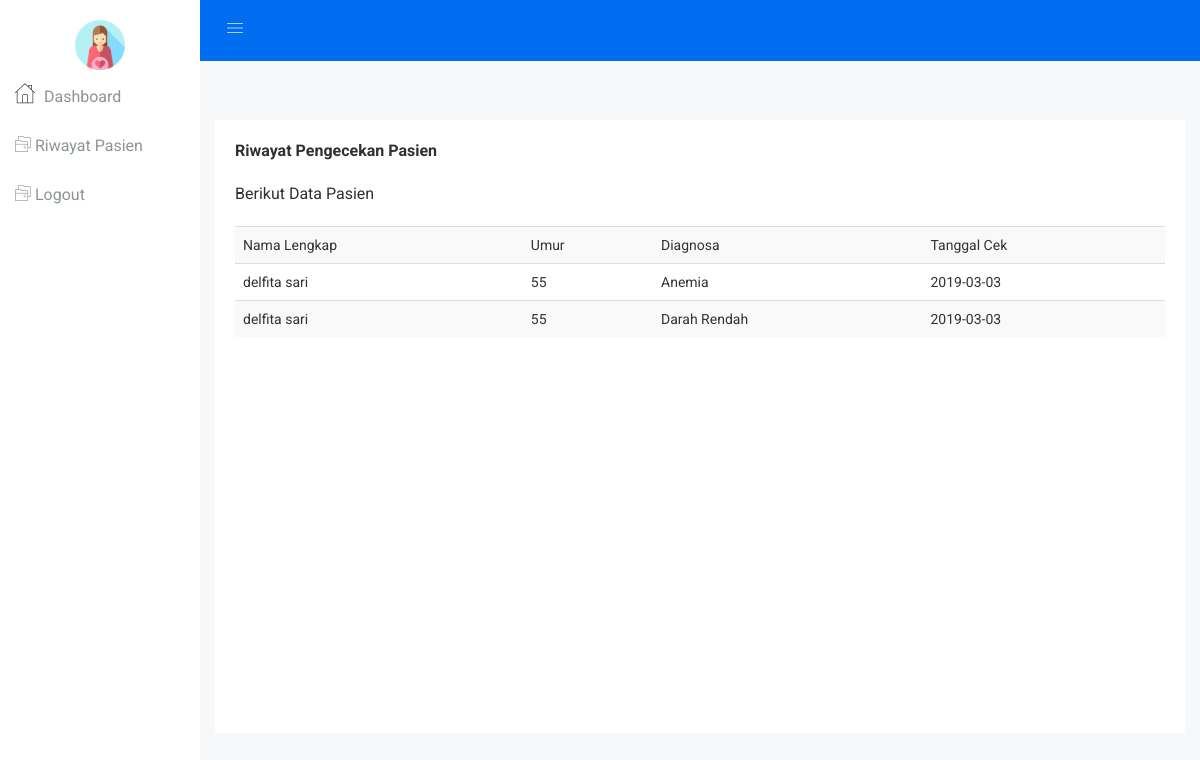
The page /riwayat_pasien.php (signed in) on the database its author committed.
### tables this page shows
CREATE TABLE `tb_riwayat_penyakit` (
  `id_riwayat` int(5) NOT NULL,
  `username` varchar(50) NOT NULL,
  `penyakit` varchar(50) NOT NULL,
  `tgl` date NOT NULL
);

CREATE TABLE `tb_user` (
  `username` varchar(40) NOT NULL,
  `password` varchar(40) NOT NULL,
  `nama_lengkap` varchar(50) NOT NULL,
  `umur` varchar(20) NOT NULL,
  `kehamilanke` varchar(3) NOT NULL,
  `beratbadan` varchar(3) NOT NULL,
  `golongandarah` varchar(1) NOT NULL,
  `riwayatpenyakit` text NOT NULL,
  `hpht` date NOT NULL
);

### riwayat_pasien.php (the view, shortened to what this page needs)
<?php
include 'header_dokter.php';
$sql_user = "SELECT * FROM tb_riwayat_penyakit INNER JOIN tb_user ON tb_riwayat_penyakit.username=tb_user.username";
$query_user = mysqli_query($con,$sql_user);
?>
<div class="product-sales-area mg-tb-30">
<div class="container-fluid">
    <div class="row">
        <div class="col-lg-12 col-md-12 col-sm-12 col-xs-12">
            <div class="product-sales-chart">
                <div class="portlet-title">
                    <div class="row">
                        <div class="col-lg-6 col-md-6 col-sm-6 col-xs-12">
                            <div class="caption pro-sl-hd">
                                <span class="caption-subject"><b>Riwayat Pengecekan Pasien</b></span>
                            </div>
                        </div>
                    </div>
                    <br>
                    <div class="row">
                        <div class="col-lg-12 col-md-12 col-sm-12 col-xs-12">
                            <div class="caption pro-sl-hd">
                                <span class="caption-subject">Berikut Data Pasien</span>
                            </div>
                            <br>
                            <table class="table table-hover table-striped">
                                <tr>
                                    <td>Nama Lengkap</td>
                                    <td>Umur</td>
                                    <td>Diagnosa</td>
                                    <td>Tanggal Cek</td>
                                </tr>
                                <?php while($data = mysqli_fetch_array($query_user)): ?>
                                <tr>
                                    <td><?= $data['nama_lengkap'] ?></td>
                                    <td><?= $data['umur'] ?></td>
                                    <td><?= $data['penyakit'] ?></td>
                                    <td><?= $data['tgl'] ?></td>
                                </tr>
                                <?php endwhile; ?>
                            </table>
                        </div>
                    </div>
                </div>
                <div id="extra-area-chart" style="height: 356px;"></div>
            </div>
        </div>
    </div>
</div>
</div>
<?php include 'footer.php'; ?>

### css/main.css (style rules this page uses)
html { color: #222; font-size: 1em; line-height: 1.4; }

### rows shown on the page
tb_riwayat_penyakit: username.nama_lengkap "delfita sari", username.umur "55", penyakit "Anemia", tgl "2019-03-03"
tb_riwayat_penyakit: username.nama_lengkap "delfita sari", username.umur "55", penyakit "Darah Rendah", tgl "2019-03-03"
